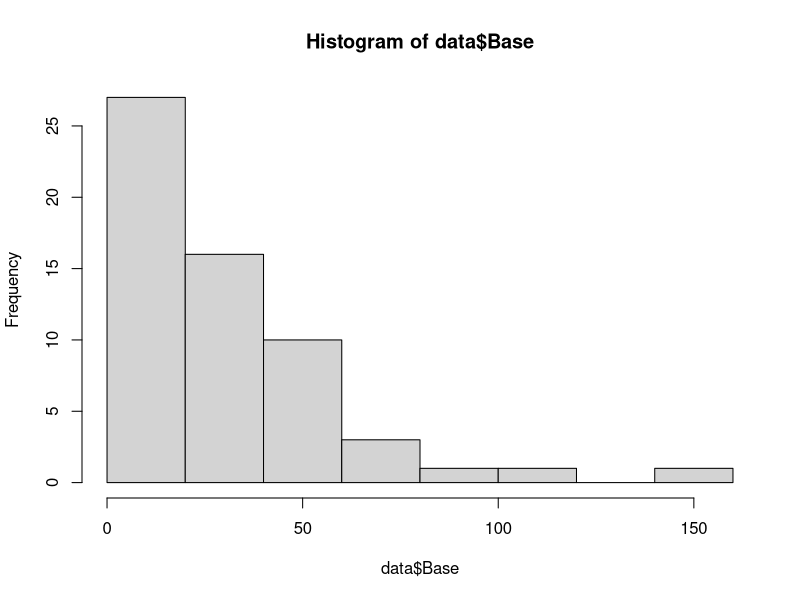
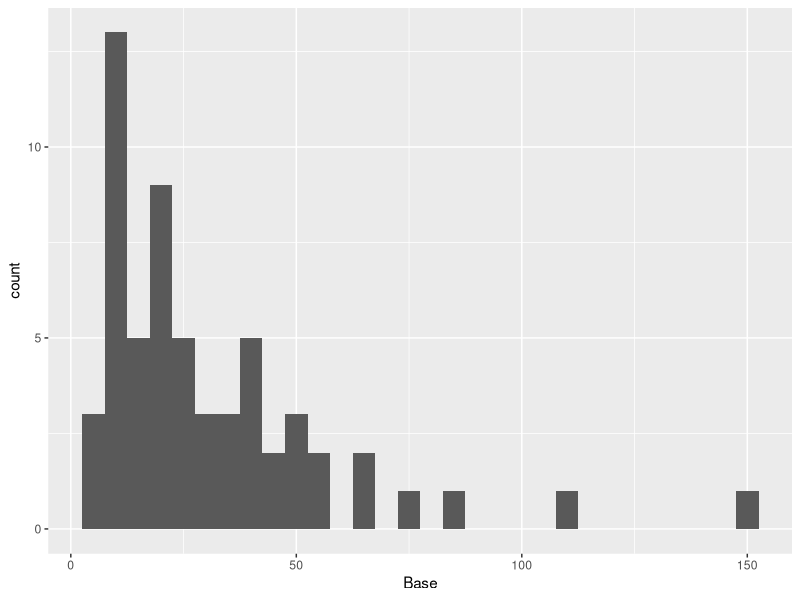
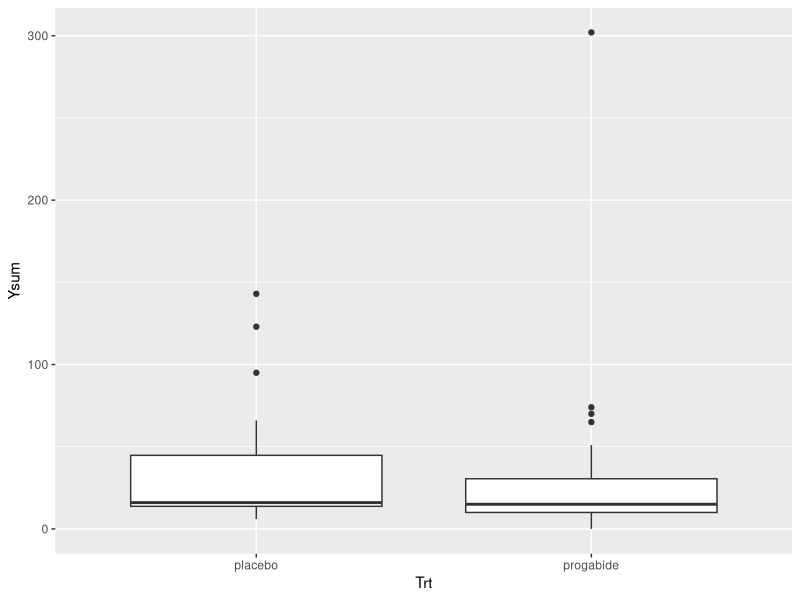

Generate these figures, in order, with R:
library(ggplot2)

# a)
data <- read.csv("Breslow.csv")

# b)
length(data$X)

# c)
mean(data$Age)

# d)
hist(data$Base)
ggplot(data, aes(x=Base)) + geom_histogram()

# e)
mean(subset(data, Trt == "progabide")$Ysum)
mean(subset(data, Trt == "placebo")$Ysum)

# f)
ggplot(data, aes(y=Ysum, x=Trt)) + geom_boxplot()

